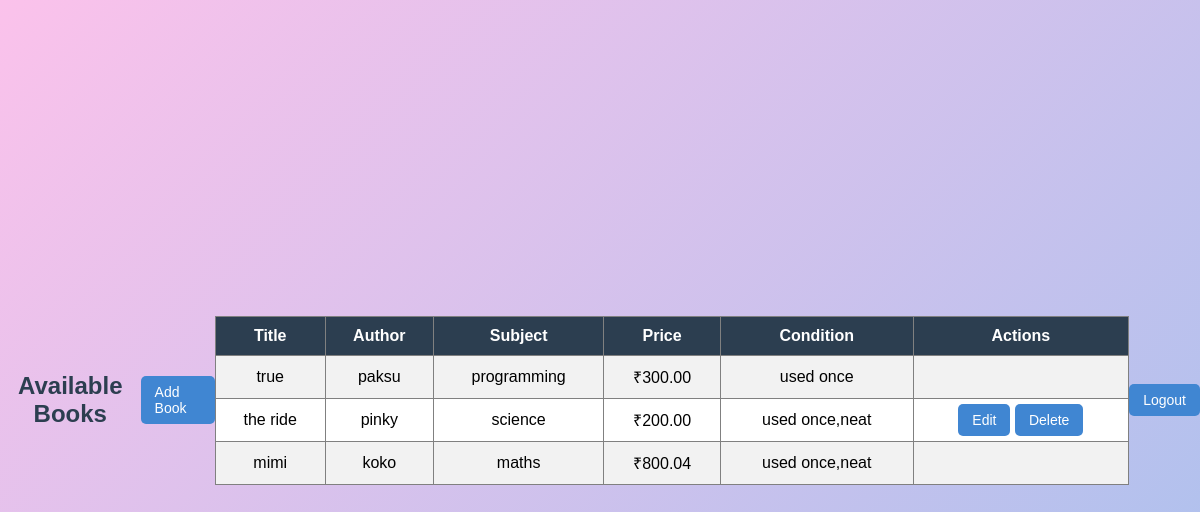
Screenshot of / (signed in) with the database file from the repository.
### bookloop/models.py (models this page shows, shortened)
class Book(models.Model):
    sellbro = models.ForeignKey(User, on_delete=models.CASCADE,null=True)
    title = models.CharField(max_length=200)
    author = models.CharField(max_length=100)
    subject= models.CharField(max_length=200)
    price = models.DecimalField(max_digits=5,decimal_places=2)
    condition =models.CharField(max_length=50)
    is_sold = models.BooleanField(default=False)
    posted_data=models.DateTimeField(auto_now_add=True)

### bookloop/views.py (the view)
# urls.py: path('', views.book_list, name='book_list'),
def book_list(request):
    books = Book.objects.filter(is_sold=False)
    return render(request, 'book_list.html', {'books': books})

### bookloop/templates/book_list.html (shortened to what this page needs)
{% load static %}
<!DOCTYPE html>
<html>
<head>
    <link rel="stylesheet" href="{% static 'bookloop/styles.css' %}">
</head>
<body>
<h2>Available Books</h2>
{% if user.is_authenticated %}
    <a href="{% url 'book_create' %}">Add Book</a>
    <br><br>
{% endif %}
<table border="1">
    <tr>
        <th>Title</th>
        <th>Author</th>
        <th>Subject</th>
        <th>Price</th>
        <th>Condition</th>
        <th>Actions</th>
    </tr>
    {% for book in books %}
    <tr>
        <td>{{ book.title }}</td>
        <td>{{ book.author }}</td>
        <td>{{ book.subject }}</td>
        <td>₹{{ book.price }}</td>
        <td>{{ book.condition }}</td>
        <td>
            {% if user.is_authenticated and user == book.sellbro %}
                <a href="{% url 'book_update' book.pk %}">Edit</a>
                <a href="{% url 'book_delete' book.pk %}" >Delete</a>
            {% endif %}
        </td>
    </tr>
    {% endfor %}
</table>
<br>
{% if user.is_authenticated %}
    <a href="{% url 'logout' %}">Logout</a>
{% else %}
    <a href="{% url 'login' %}">Login</a>
{% endif %}
</body>
</html>

### bookloop/static/bookloop/styles.css (style rules this page uses)
body { font-family: Arial, sans-serif; background-color: #e9c2fc; margin: 0; padding: 20px; }
html, body { margin: 0; padding: 0; height: 100%; }
body { display: flex; justify-content: center; align-items: center; min-height: 100vh; background: linear-gradient(135deg, #fbc2eb, #a6c1ee); font-family: Arial, sans-serif; }
h2 { text-align: center; color: #2c3e50; }
a { text-decoration: none; padding: 8px 14px; background-color: #4086d2; color: white; border-radius: 5px; font-size: 14px; }
table { width: 100%; border-collapse: collapse; background-color: white; }
table th { background-color: #2c3e50; color: white; padding: 10px; }
table td { padding: 10px; text-align: center; }
table tr:nth-child(even) { background-color: #f2f2f2; }

### rows the page displays
Book: title "true", author "paksu", subject "programming", price "300.00", condition "used once"
Book: title "the ride", author "pinky", subject "science", price "200.00", condition "used once,neat", shows "Edit"
Book: title "mimi", author "koko", subject "maths", price "800.04", condition "used once,neat"
